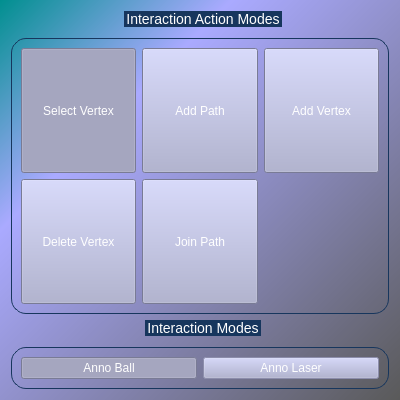
<?xml version="1.0" encoding="UTF-8"?>
<ui version="4.0">
 <class>RightHandUI</class>
 <widget class="QWidget" name="RightHandUI">
  <property name="geometry">
   <rect>
    <x>0</x>
    <y>0</y>
    <width>400</width>
    <height>400</height>
   </rect>
  </property>
  <property name="windowTitle">
   <string>RightHandUI</string>
  </property>
  <property name="styleSheet">
   <string notr="true">#RightHandUI {
background-color: qlineargradient(spread:pad, x1:0, y1:0, x2:0.994, y2:1, stop:0 rgba(0, 143, 143, 255), stop:0.289773 rgba(170, 170, 255, 255), stop:1 rgba(90, 90, 90, 255));
}</string>
  </property>
  <layout class="QGridLayout" name="gridLayout">
   <item row="0" column="0">
    <widget class="QGroupBox" name="groupBoxInteractionActionModes">
     <property name="styleSheet">
      <string notr="true">QGroupBox  {
    border: 1px solid gray;
    border-color: #FF17365D;
    margin-top: 27px;
    font-size: 14px;
    border-radius: 15px;
}

QGroupBox::title  {
    subcontrol-origin: margin;
    subcontrol-position: top center;
    padding: 5px 8000px 5px 8000px;
    background-color: #FF17365D;
    color: rgb(255, 255, 255);
}</string>
     </property>
     <property name="title">
      <string>Interaction Action Modes</string>
     </property>
     <layout class="QGridLayout" name="gridLayout_2">
      <item row="1" column="1">
       <widget class="QPushButton" name="pushButtonDeleteVertex">
        <property name="sizePolicy">
         <sizepolicy hsizetype="Expanding" vsizetype="Expanding">
          <horstretch>0</horstretch>
          <verstretch>0</verstretch>
         </sizepolicy>
        </property>
        <property name="styleSheet">
         <string notr="true">QPushButton{
	color: rgb(255, 255, 255);
	font: 10pt &quot;Times New Roman&quot;;
	background-color: rgb(170, 172, 208);
}
QPushButton:hover{
	background: transparent;
	border: 2px solid #aaacd0;
}</string>
        </property>
        <property name="text">
         <string>Delete Vertex</string>
        </property>
        <property name="checkable">
         <bool>true</bool>
        </property>
       </widget>
      </item>
      <item row="0" column="6">
       <widget class="QPushButton" name="pushButtonAddVertex">
        <property name="sizePolicy">
         <sizepolicy hsizetype="Expanding" vsizetype="Expanding">
          <horstretch>0</horstretch>
          <verstretch>0</verstretch>
         </sizepolicy>
        </property>
        <property name="styleSheet">
         <string notr="true">QPushButton{
	color: rgb(255, 255, 255);
	font: 10pt &quot;Times New Roman&quot;;
	background-color: rgb(170, 172, 208);
}
QPushButton:hover{
	background: transparent;
	border: 2px solid #aaacd0;
}</string>
        </property>
        <property name="text">
         <string>Add Vertex</string>
        </property>
        <property name="checkable">
         <bool>true</bool>
        </property>
       </widget>
      </item>
      <item row="0" column="1">
       <widget class="QPushButton" name="pushButtonSelectVertex">
        <property name="sizePolicy">
         <sizepolicy hsizetype="Expanding" vsizetype="Expanding">
          <horstretch>0</horstretch>
          <verstretch>0</verstretch>
         </sizepolicy>
        </property>
        <property name="styleSheet">
         <string notr="true">QPushButton{
	color: rgb(255, 255, 255);
	font: 10pt &quot;Times New Roman&quot;;
	background-color: rgb(170, 172, 208);
}
QPushButton:hover{
	background: transparent;
	border: 2px solid #aaacd0;
}</string>
        </property>
        <property name="text">
         <string>Select Vertex</string>
        </property>
        <property name="checkable">
         <bool>true</bool>
        </property>
        <property name="checked">
         <bool>true</bool>
        </property>
        <property name="autoExclusive">
         <bool>false</bool>
        </property>
       </widget>
      </item>
      <item row="0" column="5">
       <widget class="QPushButton" name="pushButtonAddPath">
        <property name="sizePolicy">
         <sizepolicy hsizetype="Expanding" vsizetype="Expanding">
          <horstretch>0</horstretch>
          <verstretch>0</verstretch>
         </sizepolicy>
        </property>
        <property name="styleSheet">
         <string notr="true">QPushButton{
	color: rgb(255, 255, 255);
	font: 10pt &quot;Times New Roman&quot;;
	background-color: rgb(170, 172, 208);
}
QPushButton:hover{
	background: transparent;
	border: 2px solid #aaacd0;
}</string>
        </property>
        <property name="text">
         <string>Add Path</string>
        </property>
        <property name="checkable">
         <bool>true</bool>
        </property>
        <property name="checked">
         <bool>false</bool>
        </property>
       </widget>
      </item>
      <item row="1" column="5">
       <widget class="QPushButton" name="pushButtonJoinPath">
        <property name="sizePolicy">
         <sizepolicy hsizetype="Expanding" vsizetype="Expanding">
          <horstretch>0</horstretch>
          <verstretch>0</verstretch>
         </sizepolicy>
        </property>
        <property name="styleSheet">
         <string notr="true">QPushButton{
	color: rgb(255, 255, 255);
	font: 10pt &quot;Times New Roman&quot;;
	background-color: rgb(170, 172, 208);
}
QPushButton:hover{
	background: transparent;
	border: 2px solid #aaacd0;
}</string>
        </property>
        <property name="text">
         <string>Join Path</string>
        </property>
        <property name="checkable">
         <bool>true</bool>
        </property>
       </widget>
      </item>
     </layout>
    </widget>
   </item>
   <item row="1" column="0">
    <widget class="QGroupBox" name="groupBoxInteractionModes">
     <property name="styleSheet">
      <string notr="true">QGroupBox  {
    border: 1px solid gray;
    border-color: #FF17365D;
    margin-top: 27px;
    font-size: 14px;
    border-radius: 15px;
}

QGroupBox::title  {
    subcontrol-origin: margin;
    subcontrol-position: top center;
    padding: 5px 8000px 5px 8000px;
    background-color: #FF17365D;
    color: rgb(255, 255, 255);
}</string>
     </property>
     <property name="title">
      <string>Interaction Modes</string>
     </property>
     <layout class="QHBoxLayout" name="horizontalLayout">
      <item>
       <widget class="QPushButton" name="pushButtonAnnoBall">
        <property name="sizePolicy">
         <sizepolicy hsizetype="Expanding" vsizetype="Preferred">
          <horstretch>0</horstretch>
          <verstretch>0</verstretch>
         </sizepolicy>
        </property>
        <property name="styleSheet">
         <string notr="true">QPushButton{
	color: rgb(255, 255, 255);
	font: 10pt &quot;Times New Roman&quot;;
	background-color: rgb(170, 172, 208);
}
QPushButton:hover{
	background: transparent;
	border: 2px solid #aaacd0;
}</string>
        </property>
        <property name="text">
         <string>Anno Ball</string>
        </property>
        <property name="checkable">
         <bool>true</bool>
        </property>
        <property name="checked">
         <bool>true</bool>
        </property>
       </widget>
      </item>
      <item>
       <widget class="QPushButton" name="pushButtonAnnoLaser">
        <property name="enabled">
         <bool>false</bool>
        </property>
        <property name="sizePolicy">
         <sizepolicy hsizetype="Expanding" vsizetype="Preferred">
          <horstretch>0</horstretch>
          <verstretch>0</verstretch>
         </sizepolicy>
        </property>
        <property name="styleSheet">
         <string notr="true">QPushButton{
	color: rgb(255, 255, 255);
	font: 10pt &quot;Times New Roman&quot;;
	background-color: rgb(170, 172, 208);
}
QPushButton:hover{
	background: transparent;
	border: 2px solid #aaacd0;
}</string>
        </property>
        <property name="text">
         <string>Anno Laser</string>
        </property>
        <property name="checkable">
         <bool>true</bool>
        </property>
       </widget>
      </item>
     </layout>
    </widget>
   </item>
  </layout>
 </widget>
 <resources/>
 <connections/>
</ui>
